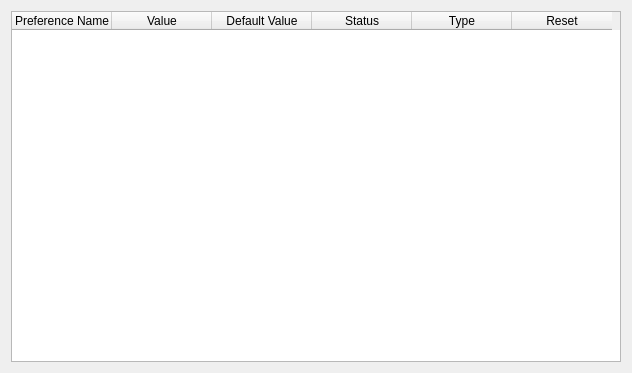
<ui version="4.0" >
 <class>SettingsBrowser</class>
 <widget class="QWidget" name="SettingsBrowser" >
  <property name="geometry" >
   <rect>
    <x>0</x>
    <y>0</y>
    <width>632</width>
    <height>373</height>
   </rect>
  </property>
  <layout class="QGridLayout" name="gridLayout" >
   <item row="0" column="0" >
    <widget class="QTableWidget" name="tableWidget" >
     <property name="editTriggers" >
      <set>QAbstractItemView::NoEditTriggers</set>
     </property>
     <property name="selectionBehavior" >
      <enum>QAbstractItemView::SelectRows</enum>
     </property>
     <property name="showGrid" >
      <bool>false</bool>
     </property>
     <column>
      <property name="text" >
       <string>Preference Name</string>
      </property>
     </column>
     <column>
      <property name="text" >
       <string>Value</string>
      </property>
     </column>
     <column>
      <property name="text" >
       <string>Default Value</string>
      </property>
     </column>
     <column>
      <property name="text" >
       <string>Status</string>
      </property>
     </column>
     <column>
      <property name="text" >
       <string>Type</string>
      </property>
     </column>
     <column>
      <property name="text" >
       <string>Reset</string>
      </property>
     </column>
    </widget>
   </item>
  </layout>
 </widget>
 <resources/>
 <connections/>
</ui>
